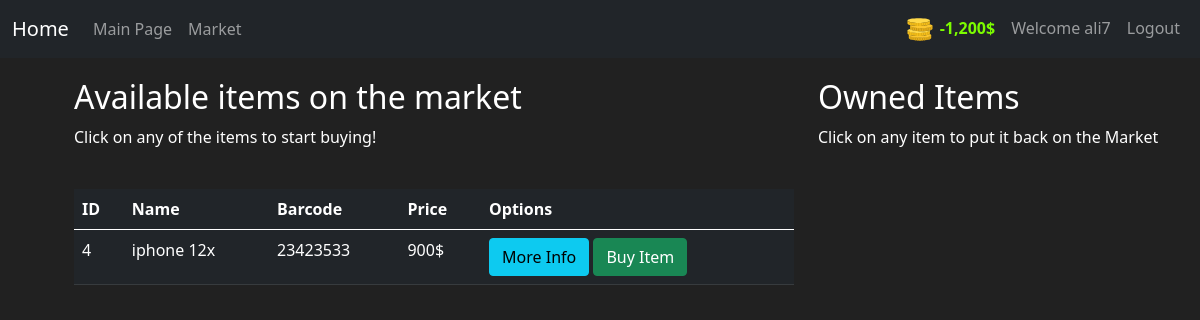
Page /market (signed in) on the committed database.
### market/models.py (models this page shows, shortened)
class User(db.Model, UserMixin):
    __tablename__ = 'user'
    id = db.Column(db.Integer, primary_key=True)
    username = db.Column(db.String(length=30), nullable=False, unique=True)
    email = db.Column(db.String(length=50), nullable=False, unique=True)
    password = db.Column(db.String(60), nullable=False)
    budget = db.Column(db.Integer, nullable=False, default = 1000)
    items = db.relationship('Item', backref = 'owned_user', lazy=True)
    @property
    def prettier_budget(self):
        if len(str(self.budget)) >= 4:
            return f'{str(self.budget)[:-3]},{str(self.budget)[-3:]}$'
        else:
            return f'{self.budget}$'

class Item(db.Model):
    __tablename__ = 'item'
    id = db.Column(db.Integer, primary_key=True)
    name = db.Column(db.String(length=30), nullable=False, unique=True)
    price = db.Column(db.Integer(), nullable=False)
    barcode = db.Column(db.String(length=12), nullable=False, unique=True)
    description = db.Column(db.String(length=1024), nullable=False, unique=True)
    owner = db.Column(db.Integer, db.ForeignKey('user.id'))

### market/routes.py (the view, shortened to what this page needs)
@app.route('/market', methods = ['GET', 'POST'])
@login_required
def market_page():
    purchase_form = PurchaseForm()
    if request.method == 'GET':
        items = Item.query.filter_by(owner = None)
        return render_template('market.html', items = items, purchase_form = purchase_form)

### market/models.py (called while the page is built)
@login_manager.user_loader
def load_user(user_id):
    return User.query.get(int(user_id))

### market/templates/market.html (shortened to what this page needs)
{% extends "base.html" %}
{% block content %}
<div class="row" style="margin-top: 20px; margin-left: 20px;">
   <div class="col-8">
        <h2>Available items on the market</h2>
        <p>Click on any of the items to start buying!</p>
        <br>
        <table class="table table-hover table-dark">
         <thead>
            <tr>
               <th scope="col">ID</th>
               <th scope="col">Name</th>
               <th scope="col">Barcode</th>
               <th scope="col">Price</th>
               <th scope="col">Options</th>
            </tr>
         </thead>
         <tbody>
            {% for item in items %}
            <tr>
               <td>{{ item.id }}</td>
               <td>{{ item.name }}</td>
               <td>{{ item.barcode }}</td>
               <td>{{ item.price }}$</td>
               <td>
                  <button class="btn btn-outline btn-info" data-toggle="modal" data-target="#exampleModal-{{ item.id }}">More Info</button>
                  <button class="btn btn-outline btn-success" data-toggle="modal" data-target="#purchaseConfirm-{{ item.id }}">Buy Item</button>
               </td>
            </tr>
            {% endfor %}
         </tbody>
      </table>
   </div>
   <div class="col-4">
    <h2>Owned Items</h2>
    <p>Click on any item to put it back on the Market</p>
   </div>
</div>
{% endblock %}

### market/templates/base.html (shortened to what this page needs)
<!doctype html>
<head>
   <link href="https://cdn.jsdelivr.net/npm/bootstrap@5.0.0-beta1/dist/css/bootstrap.min.css" rel="stylesheet">
   <link rel="stylesheet" href="https://cdnjs.cloudflare.com/ajax/libs/font-awesome/4.7.0/css/font-awesome.min.css">
</head>
<body>
   <nav class="navbar navbar-expand-lg navbar-dark bg-dark">
      <div class="container-fluid">
         <a class="navbar-brand" href="{{ url_for('home') }}">Home</a>
         <div class="collapse navbar-collapse" id="myNav">
            <ul class="navbar-nav me-auto mb-2 mb-lg-0">
               <li class="nav-item"><a class="nav-link" href="#">Main Page</a></li>
               <li class="nav-item"><a class="nav-link" href="{{ url_for('market_page') }}">Market</a></li>
            </ul>
            {% if current_user.is_authenticated %}
            <ul class="navbar-nav">
               <li class="nav-item">
                  <a class="nav-link" style="color: lawngreen; font-weight: bold;">
                  <img src="../static/img/coins.svg" width="30" height="25" alt="my image" />
                  {{ current_user.prettier_budget }}
                  </a>
               </li>
               <li class="nav-item">
                  <a class="nav-link">Welcome {{ current_user.username }}</a>
               </li>
               <li class="nav-item">
                  <a class="nav-link" href="{{ url_for('logout_page') }}">Logout</a>
               </li>
            </ul>
            {% endif %}
         </div>
      </div>
   </nav>
   <main role="main" class="container">
      <div class="row">
            {% block content %}{% endblock %}
      </div>
   </main>
</body>
</html>

### market/templates/base.html (style rules this page uses)
body { background-color: #212121; color: white; }

### rows in the picture
User: prettier_budget "-1,200$", username "ali7"
Item: id "4", name "iphone 12x", barcode "23423533", price "900"
